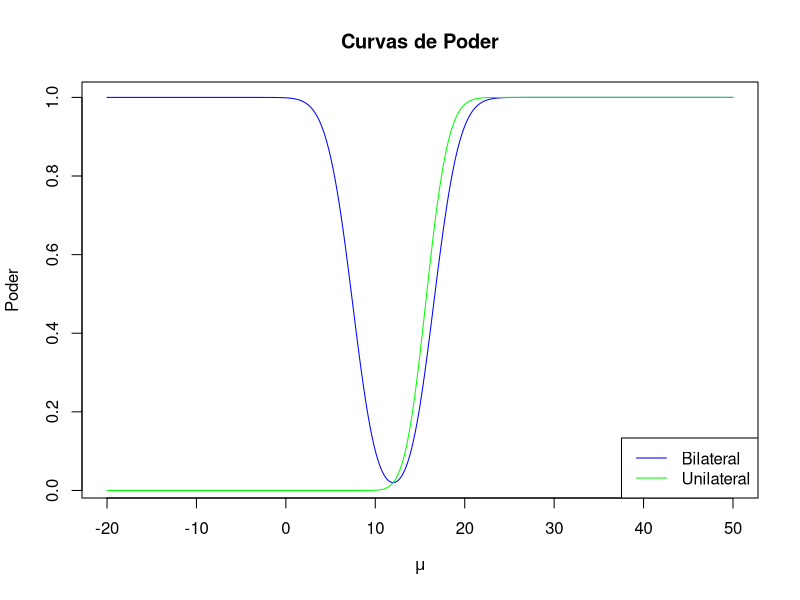

R code for this plot:
# Parâmetros
amostra <- c(14.4, 12.9, 7, 13.7, 13.5)
n <- length(amostra)
media <- mean(amostra)
s <- sd(amostra)

alpha <- 0.02
grau_liberdade <- n - 1
mi0 <- 12
miA <- seq(-20, 50, by = 0.1)

# Bilateral
t_critico <- qt(1 - alpha/2, grau_liberdade)
powersBi <- vector()
for(mi in miA){
  delta <- (mi - mi0) / (s / sqrt(n))
  power <- (1-pt(t_critico, grau_liberdade, delta)) + pt(-t_critico, grau_liberdade, delta)
  powersBi <- c(powersBi, power)
}

# Unilateral
t_critico <- qt(alpha, grau_liberdade, lower.tail = FALSE)
powersUn <- vector()
for(mi in miA){
  delta <- (mi - mi0) / (s / sqrt(n))
  powersUn <- c(powersUn, 1 - pt(t_critico, grau_liberdade, delta))
}

# Curva de Poder
plot(miA, powersBi, col="blue", type="l", xlab = expression(mu), ylab = "Poder", main = "Curvas de Poder")
lines(miA, powersUn, col="green")
legend("bottomright", legend = c("Bilateral", "Unilateral"), col = c("blue", "green"), lty = 1)